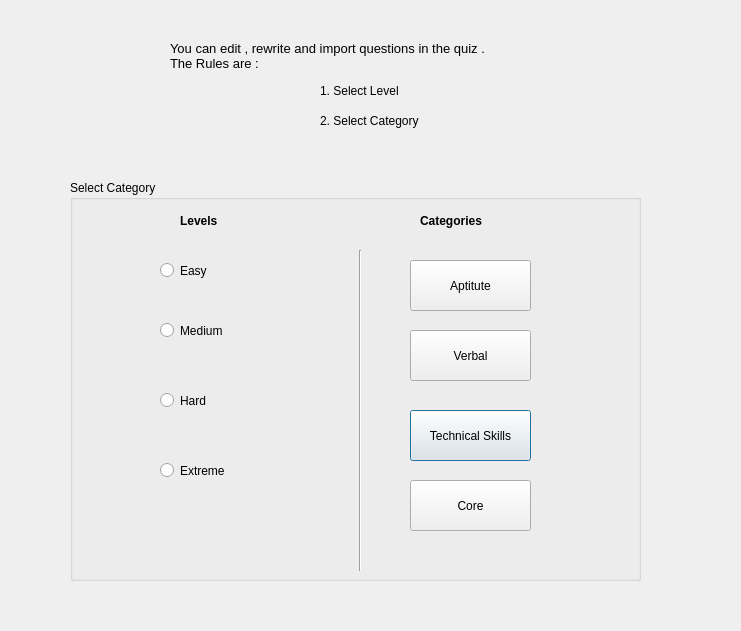
<?xml version="1.0" encoding="UTF-8"?>
<ui version="4.0">
 <class>Admin_homepage</class>
 <widget class="QDialog" name="Admin_homepage">
  <property name="geometry">
   <rect>
    <x>0</x>
    <y>0</y>
    <width>741</width>
    <height>631</height>
   </rect>
  </property>
  <property name="windowTitle">
   <string>Dialog</string>
  </property>
  <widget class="QLabel" name="label">
   <property name="geometry">
    <rect>
     <x>170</x>
     <y>20</y>
     <width>321</width>
     <height>71</height>
    </rect>
   </property>
   <property name="font">
    <font>
     <pointsize>10</pointsize>
     <weight>50</weight>
     <bold>false</bold>
    </font>
   </property>
   <property name="text">
    <string>You can edit , rewrite and import questions in the quiz . The Rules are :</string>
   </property>
   <property name="wordWrap">
    <bool>true</bool>
   </property>
  </widget>
  <widget class="QGroupBox" name="groupBox">
   <property name="geometry">
    <rect>
     <x>70</x>
     <y>180</y>
     <width>571</width>
     <height>401</height>
    </rect>
   </property>
   <property name="title">
    <string>Select Category</string>
   </property>
   <widget class="QPushButton" name="tech_btn">
    <property name="geometry">
     <rect>
      <x>340</x>
      <y>230</y>
      <width>121</width>
      <height>51</height>
     </rect>
    </property>
    <property name="text">
     <string>Technical Skills</string>
    </property>
   </widget>
   <widget class="QPushButton" name="core_btn">
    <property name="geometry">
     <rect>
      <x>340</x>
      <y>300</y>
      <width>121</width>
      <height>51</height>
     </rect>
    </property>
    <property name="text">
     <string>Core</string>
    </property>
   </widget>
   <widget class="QPushButton" name="verbal_btn">
    <property name="geometry">
     <rect>
      <x>340</x>
      <y>150</y>
      <width>121</width>
      <height>51</height>
     </rect>
    </property>
    <property name="text">
     <string>Verbal</string>
    </property>
   </widget>
   <widget class="QPushButton" name="apt_btn">
    <property name="geometry">
     <rect>
      <x>340</x>
      <y>80</y>
      <width>121</width>
      <height>51</height>
     </rect>
    </property>
    <property name="text">
     <string>Aptitute</string>
    </property>
   </widget>
   <widget class="Line" name="line">
    <property name="geometry">
     <rect>
      <x>280</x>
      <y>70</y>
      <width>21</width>
      <height>321</height>
     </rect>
    </property>
    <property name="orientation">
     <enum>Qt::Vertical</enum>
    </property>
   </widget>
   <widget class="QRadioButton" name="adminedit_rb_easy">
    <property name="geometry">
     <rect>
      <x>90</x>
      <y>70</y>
      <width>121</width>
      <height>41</height>
     </rect>
    </property>
    <property name="text">
     <string>Easy</string>
    </property>
   </widget>
   <widget class="QRadioButton" name="adminedit_rb_med">
    <property name="geometry">
     <rect>
      <x>90</x>
      <y>130</y>
      <width>121</width>
      <height>41</height>
     </rect>
    </property>
    <property name="text">
     <string>Medium</string>
    </property>
   </widget>
   <widget class="QRadioButton" name="adminedit_rb_hard">
    <property name="geometry">
     <rect>
      <x>90</x>
      <y>200</y>
      <width>121</width>
      <height>41</height>
     </rect>
    </property>
    <property name="text">
     <string>Hard</string>
    </property>
   </widget>
   <widget class="QRadioButton" name="adminedit_rb_ext">
    <property name="geometry">
     <rect>
      <x>90</x>
      <y>270</y>
      <width>121</width>
      <height>41</height>
     </rect>
    </property>
    <property name="text">
     <string>Extreme</string>
    </property>
   </widget>
   <widget class="QLabel" name="label_4">
    <property name="geometry">
     <rect>
      <x>110</x>
      <y>20</y>
      <width>71</width>
      <height>41</height>
     </rect>
    </property>
    <property name="font">
     <font>
      <pointsize>9</pointsize>
      <weight>75</weight>
      <bold>true</bold>
     </font>
    </property>
    <property name="text">
     <string>Levels</string>
    </property>
    <property name="wordWrap">
     <bool>false</bool>
    </property>
   </widget>
   <widget class="QLabel" name="label_5">
    <property name="geometry">
     <rect>
      <x>350</x>
      <y>20</y>
      <width>101</width>
      <height>41</height>
     </rect>
    </property>
    <property name="font">
     <font>
      <pointsize>9</pointsize>
      <weight>75</weight>
      <bold>true</bold>
     </font>
    </property>
    <property name="text">
     <string>Categories</string>
    </property>
    <property name="wordWrap">
     <bool>false</bool>
    </property>
   </widget>
  </widget>
  <widget class="QLabel" name="label_2">
   <property name="geometry">
    <rect>
     <x>320</x>
     <y>70</y>
     <width>91</width>
     <height>41</height>
    </rect>
   </property>
   <property name="text">
    <string>1. Select Level</string>
   </property>
   <property name="wordWrap">
    <bool>true</bool>
   </property>
  </widget>
  <widget class="QLabel" name="label_3">
   <property name="geometry">
    <rect>
     <x>320</x>
     <y>100</y>
     <width>121</width>
     <height>41</height>
    </rect>
   </property>
   <property name="text">
    <string>2. Select Category</string>
   </property>
   <property name="wordWrap">
    <bool>false</bool>
   </property>
  </widget>
 </widget>
 <resources/>
 <connections/>
</ui>
